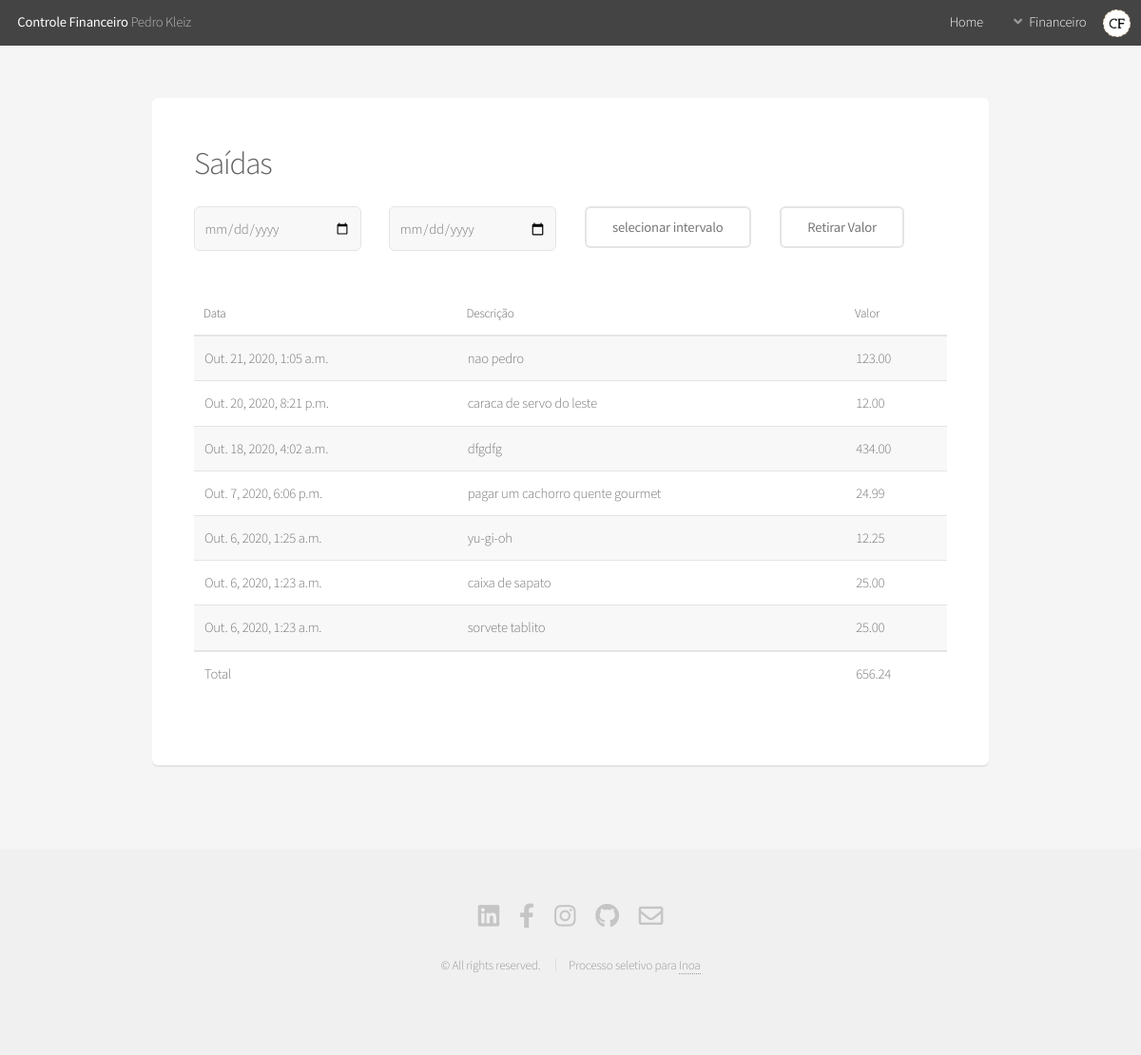
Page /withdrawal on the earlier database version.
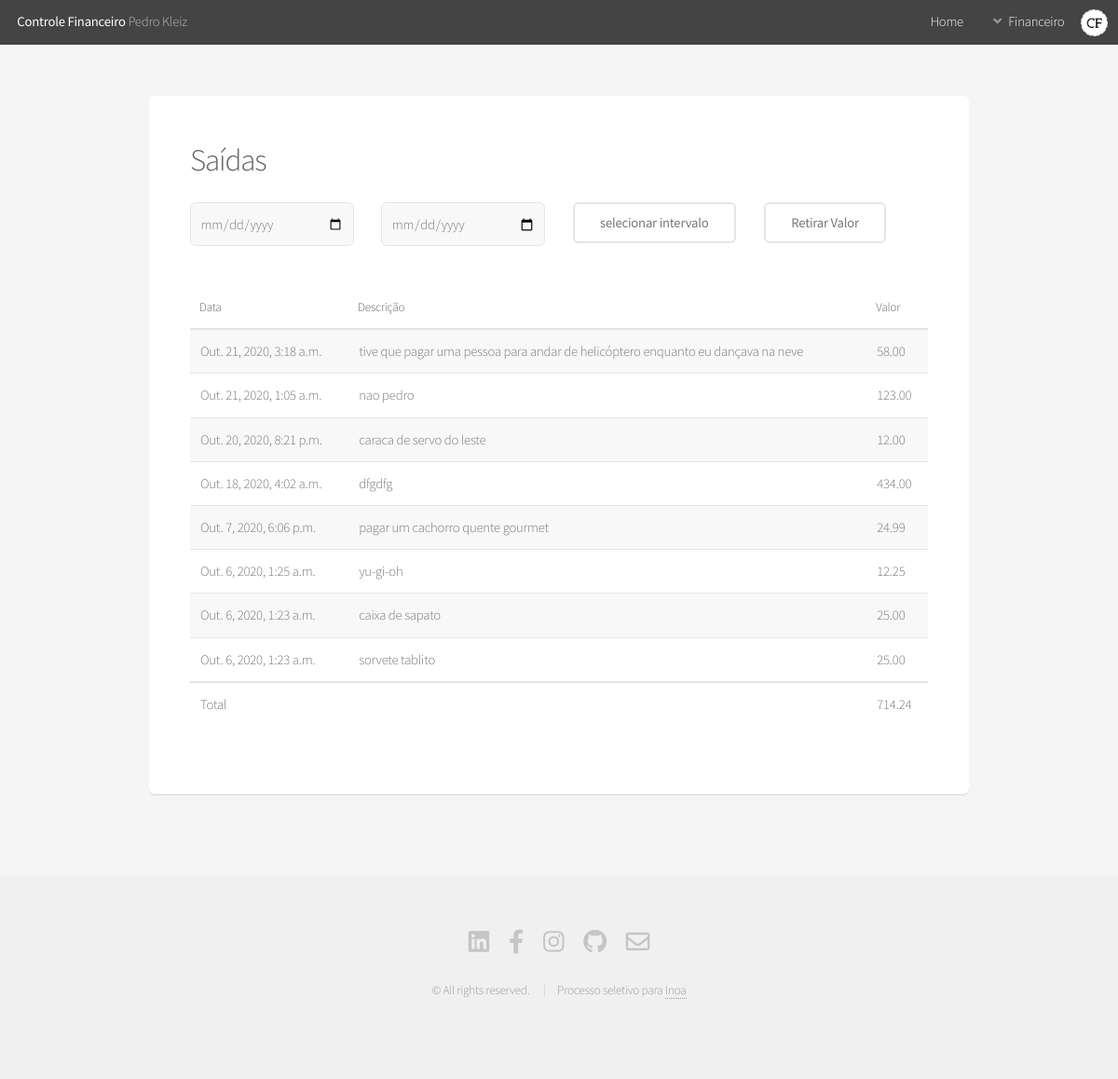
Same page on the later database version.
### website/models.py (models this page shows, shortened)
class Withdrawal(models.Model):
    withdrawal_name = models.CharField(max_length=50)
    withdrawal_value = models.DecimalField(
        blank=False, null=False, max_digits=20, decimal_places=2)
    withdrawal_date = models.DateTimeField(auto_now=True)

### website/views.py (the view)
# urls.py: path('withdrawal', withdrawal_view, name='withdrawal'),
def withdrawal_view(request):
    withdrawals = Withdrawal.objects.all().order_by("withdrawal_date").reverse()
    sumWithdrawals = Withdrawal.objects.aggregate(
        sum_withdrawals=Sum('withdrawal_value'))
    dicWithdrawalRender = {
        'sumWithdrawals': sumWithdrawals, 'withdrawals': withdrawals}
    return render(request, 'withdrawal.html', dicWithdrawalRender)

### website/templates/withdrawal.html (shortened to what this page needs)
{% load static %} {% include 'partials/headerBlack.html' %}
<section id="main" class="container">
  <section class="box">
    <header>
      <div class="gtr-uniform gtr-50 col-12">
        <h2>Saídas</h2>
      </div>
      <div class="col-12">
        <form method="post" style="margin-top:3ch" action="{% url 'withdrawalResult' %}">
          <div class="row " class="col-12-mobilep col-12-mobile gtr-50 gtr-uniform">
            <div class="col-3 col-12-mobilep col-12-mobile ">
              <input type="date" class="value-box" name="dateStart" value="">
            </div>
            <div class="col-3 col-12-mobilep col-12-mobile ">
              <input type="date" class="value-box" name="dateEnd" value="">
            </div>
            <div class="col-3 col-12-mobilep col-12-mobile col-6-narrower">
              <input type="submit" class="button alt" value="selecionar intervalo">
            </div>
            <div class="col-3 col-12-mobilep col-8-mobile col-6-narrower">
              <a href="{% url 'withdrawalValue' %}" id="insertButton" class="button alt col-6">Retirar Valor</a>
            </div>
          </div>
        </form>
      </div>
    </header>
    <br>
    <div class="table-wrapper">
      <table>
        <thead>
          <tr>
            <th>Data</th>
            <th>Descrição</th>
            <th>Valor</th>
          </tr>
        </thead>
        <tbody>
          {% for withdrawal in withdrawals %}
          <tr>
            <td>{{withdrawal.withdrawal_date}}</td>
            <td>{{withdrawal.withdrawal_name}}</td>
            <td>{{withdrawal.withdrawal_value}}</td>
          </tr>
          {% endfor %}
        </tbody>
        <tfoot>
          <tr>
            <td>Total</td>
            <td colspan="1"></td>
            {% if sumWithdrawals.sum_withdrawals > 0 %}
            <td>{{ sumWithdrawals.sum_withdrawals|floatformat:2 }}</td>
            {% else %}
            <td>{{ sumWithdrawals.sum_withdrawals}}</td>
            {% endif %}
          </tr>
        </tfoot>
      </table>
    </div>
  </section>
</section>
{% include 'partials/footer.html' %}

Differences in the rows shown:
added Withdrawal: withdrawal_date "Out. 21, 2020, 3:18 a.m.", withdrawal_name "tive que pagar uma pessoa para andar de helicóptero enquanto eu dançava na neve", withdrawal_value "58.00"
Other differences:
{{ sumWithdrawals.sum_withdrawals|floatformat:2 }}: "656.24" → "714.24"
